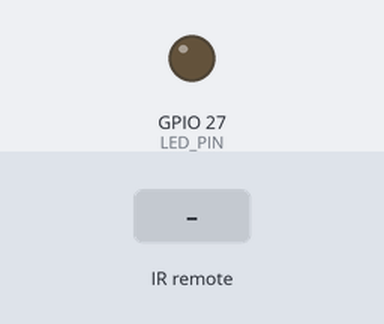
Bench run of a sketch on a simulated ESP32. On the bench: output pins drawn as LEDs (lit = HIGH). The inputs (shaded band) are chosen by the test bench. What the sketch prints to the serial monitor is not drawn.

Above: at 1.2 s.
1.3 s: infrared code 0x45 received
At 2.2 s:
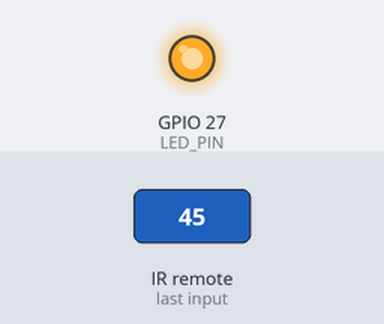
2.9 s: infrared code 0x46 received
Timing chart, 0 to 5.9 s (numbered marks = the images above; inputs shaded):
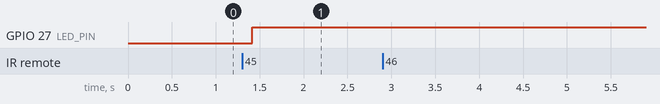

Measured:
- after the input at 1.3 s, GPIO 27 (LED_PIN): LOW → HIGH after 0.11 s
- after the input at 2.9 s, every drawn part: stays the same

The sketch:

ESP32_IR_Remote_3.0.ino
```cpp
#define DECODE_NEC 1  // 디코딩 방식
#include <IRremote.h>
#define timeSeconds 0.1 // 초
#define TIME_BUFFER_SIZE 30
#define RAW_BUFFER_SIZE 11

const int IR_RECEIVE_PIN = 23;  // 데이터 핀
const int LED_PIN = 27;

int flag = 0;
int state = LOW;

unsigned long now = millis();
unsigned long lastTrigger = 0;
boolean startTimer = false;

char strTime[TIME_BUFFER_SIZE];
char hexbuf[RAW_BUFFER_SIZE];

void setup() {
    Serial.begin(115200);

    // Just to know which program is running on my Arduino
    Serial.println(F("START " __FILE__ " from " __DATE__ "\r\nUsing library version " VERSION_IRREMOTE));

    // 데이터 핀, 수신 확인용 LED<- 잘모르겠음
    IrReceiver.begin(IR_RECEIVE_PIN, ENABLE_LED_FEEDBACK); // Start the receiver, enable feedback LED, take LED feedback pin from the internal boards definition
    Serial.print(F("Ready to receive IR signals at pin "));

    pinMode(LED_PIN, OUTPUT);
    digitalWrite(LED_PIN, LOW);
}

void loop() {
    /*
     * Check if received data is available and if yes, try to decode it.
     * Decoded result is in the IrReceiver.decodedIRData structure.
     */
     // 디코딩 된 정보 받으면
    if (IrReceiver.decode()) {
        Serial.println();
        // Print a short summary of received data1바이트 형식
        IrReceiver.printIRResultShort(&Serial); // 받은 데이터 시리얼에 표시
        // 알 수 없는 것이 들어오면 추가 정보 출력
        if (IrReceiver.decodedIRData.protocol == UNKNOWN) {
            // We have an unknown protocol, print more info
            IrReceiver.printIRResultRawFormatted(&Serial, true);
        }
        Serial.println();
        IrReceiver.resume(); // Enable receiving of the next value

        /*
         * Finally check the received data and perform actions according to the received commands
         */
        printRawData();
        executeCommand();
    }
    timeInterval();
}

void executeCommand(){
  uint16_t myCommand = IrReceiver.decodedIRData.command;
  switch(myCommand){
    case 0x45: LED_ON_OFF(); break;
    case 0x46: break;
  }
}

void timeInterval(){
    now = millis(); // 현재 시간은 계속 측정 중 -> 신호 때 받은 시간과 비교
    if(startTimer && (now - lastTrigger > (timeSeconds*1000))) {
        Serial.print("현재 시간 : ");
        Serial.println(now);
        float interval = (float)(now-lastTrigger)/1000;
        snprintf(strTime, TIME_BUFFER_SIZE, "간격 : %.1f 초", interval);
        Serial.println(strTime);
        flag = 0;
        startTimer = false;
        Serial.println("Initializing");
    }
}

void printRawData(){
    Serial.println("=============================");
    Serial.print("RawData[DECIMAL] : ");
    Serial.println(IrReceiver.decodedIRData.decodedRawData);

    snprintf(hexbuf, RAW_BUFFER_SIZE, "0x%08X", IrReceiver.decodedIRData.decodedRawData);
    Serial.print("RawData[HEX]     : ");
    Serial.println(hexbuf);
    Serial.println("=============================");
}

void LED_ON_OFF(){
    startTimer = true;
    lastTrigger = millis();   // 신호가 들어온 시간
    Serial.print("작동 시간 : ");
    Serial.println(lastTrigger);
    if(flag == 0){
      flag = 1;           //flag = 1 일 때는 추가 신호 안받음
      state = !state;
      delay(100);
      Serial.print("state : ");
      Serial.println(state);
      digitalWrite(LED_PIN, state);
      Serial.println("LED state Changed");
  }
}
```
